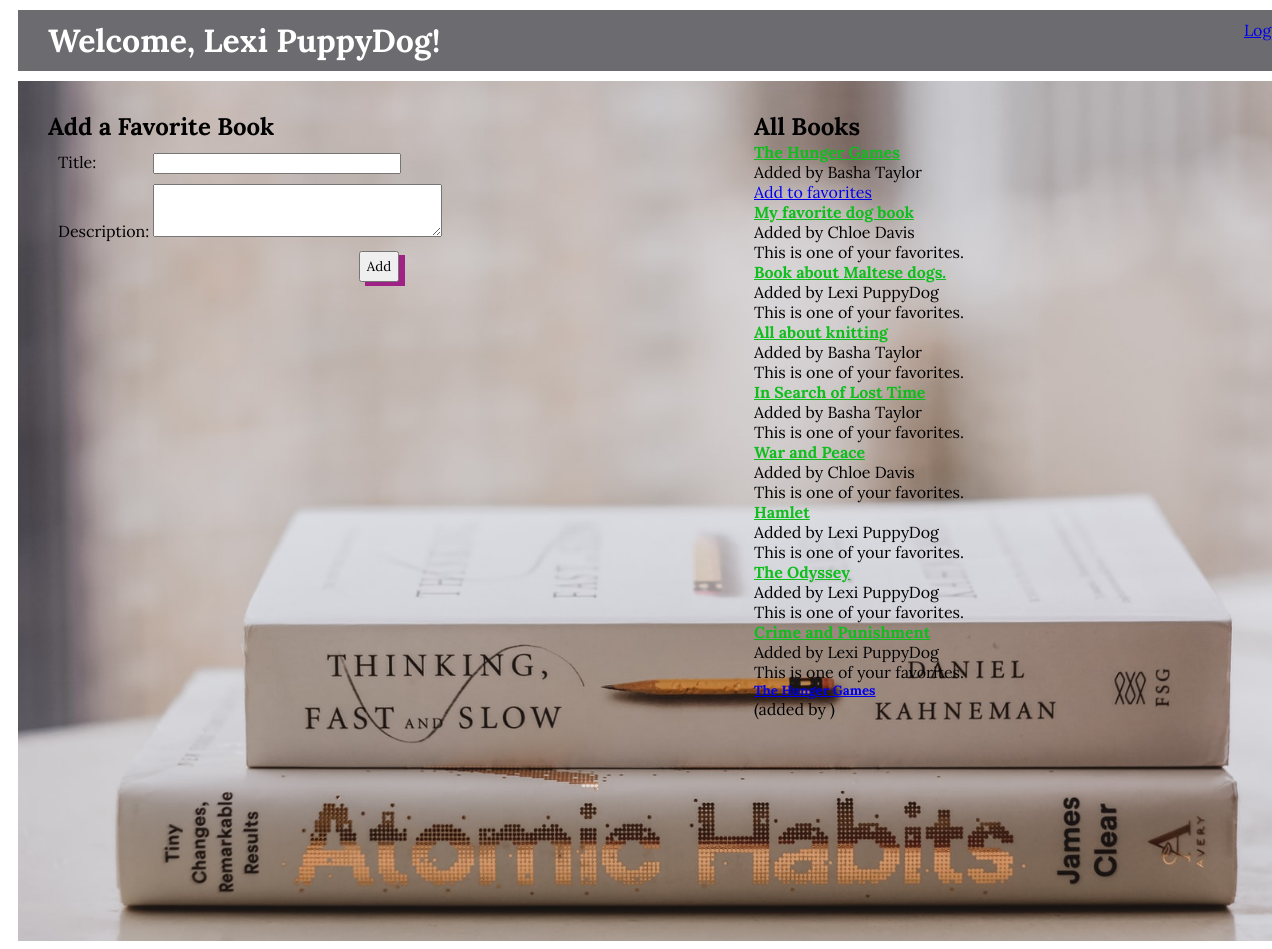
Page /books (signed in) on the committed database.
### favorite_books_app/models.py (models this page shows)
class User(models.Model):
    first_name=models.CharField(max_length=45)
    last_name=models.CharField(max_length=45)
    email=models.CharField(max_length=255)
    password=models.CharField(max_length=255)
    created_at=models.DateTimeField(auto_now_add=True)
    updated_at=models.DateTimeField(auto_now=True)
    objects=UserManager()

class Book(models.Model):
    title = models.CharField(max_length = 255)
    description = models.CharField(max_length = 255)
    uploaded_by = models.ForeignKey(User, related_name="books_uploaded", on_delete=models.CASCADE)
    users_who_like = models.ManyToManyField(User, related_name = "liked_books")
    created_at = models.DateTimeField(auto_now_add=True)
    updated_at = models.DateTimeField(auto_now=True)
    objects = BookManager()

### favorite_books_app/views.py (the view)
# urls.py: path('books', views.index),#main/welcome page
def index(request):
    context = {
        'user': User.objects.get(id=request.session['userid']),
        'all_books': Book.objects.all(),
    }
    return render(request, "index.html", context)

### favorite_books_app/templates/index.html (shortened to what this page needs)
<!DOCTYPE html>
<html lang="en">
<head>
    {% load static %}
    <link rel="stylesheet" href="{% static 'css/books.css' %}">
</head>
<body>
    <div id="header">
        <h1>Welcome, {{user.first_name}} {{user.last_name}}!</h1><br>
        <a id="log_out_link" href="/">Log Out</a>
    </div>
    <div id="main">
        <div class="wrapper">
            <h2>Add a Favorite Book</h2>
            <form action="/books/add" method="POST">
                <div id="two_divs">
                    <div id='favorite_div'>
                        <label id="title_control" for="title">Title: </label>
                        <input class="form-group" id="title_boxctrl" type="text" name="title" class="description">
                    </div>
                    <div id='favorite_div_2'>
                        <label for="description">Description: </label>
                        <textarea class="form-group" name="description" type="text" class="description" cols="34"
                            rows="3"></textarea>
                    </div>
                </div>
                <button id="add_btn" type="submit" class="btn float">Add</button>
            </form>
        </div>
        <div id="bottom_div">
            <h2>All Books</h2>
            {% for book in all_books %}
                <h5><a href="/books/{{book.id}}" id="book_title">{{book.title}}</a></h5>
                <p>Added by {{book.uploaded_by.first_name}} {{book.uploaded_by.last_name}}</p>
                {% if user in book.users_who_like.all %}
                    <p>This is one of your favorites.</p>
                {% else %}
                    <a href="/books/{{book.id}}/favorite">Add to favorites</a>
                {% endif %}
            {% endfor %}
            {% for book in all_books %}
            {% if user not in book.users_who_like.all %}
            <div class="row">
                <h5><a href="/books/{{book.id}}">{{book.title}}</a></h5>
                <p>(added by {{book.user.first_name}} {{book.user.last_name}})</p>
            </div>
            {% endif %}
            {% endfor %}
        </div>
    </div>
</body>
</html>

### favorite_books_app/static/css/books.css (style rules this page uses)
* { margin: 0px; padding: 0px; font-family: Lora, serif; }
body { margin: 8px; }
#header { display: flex; margin: 10px; width: 100%; background-color:rgb(107, 107, 112); color: white; justify-content: space-between; padding: 10px 30px 10px 30px; }
#main { display: flex; width: 100%; height: 100vh; background-image: url(./images/thinking_book.jpg); background-size: cover; background-repeat: no-repeat; background-position: center; margin: 10px 10px 0 10px; padding: 30px; align-items: top; }
.wrapper { display: flex; flex-direction: column; }
#bottom_div { display: flex; flex-direction: column; }
#two_divs { flex-direction: column; align-items: flex-end; }
#title_control { padding-right: 53px; }
#title_boxctrl { width: 244px; display: inline-block; }
#favorite_div { width: 100%; margin: 10px; }
#favorite_div_2 { flex-direction: row; width: 100%; margin: 10px; }
#add_btn { padding-left: 20px; width: 40px; margin: 0 355px 0 311px; padding: 5px; box-shadow: 6px 4px rgb(159, 33, 134); }
#book_title { color: rgb(15, 190, 29); font-weight: bold; font-size:larger; }

### rows in the picture
User: first_name "Lexi", last_name "PuppyDog"
Book: title "The Hunger Games", uploaded_by.first_name "Basha", uploaded_by.last_name "Taylor"
Book: title "My favorite dog book", uploaded_by.first_name "Chloe", uploaded_by.last_name "Davis", shows "This is one of your favorites."
Book: title "Book about Maltese dogs.", uploaded_by.first_name "Lexi", uploaded_by.last_name "PuppyDog", shows "This is one of your favorites."
Book: title "All about knitting", uploaded_by.first_name "Basha", uploaded_by.last_name "Taylor", shows "This is one of your favorites."
Book: title "In Search of Lost Time", uploaded_by.first_name "Basha", uploaded_by.last_name "Taylor", shows "This is one of your favorites."
Book: title "War and Peace", uploaded_by.first_name "Chloe", uploaded_by.last_name "Davis", shows "This is one of your favorites."
Book: title "Hamlet", uploaded_by.first_name "Lexi", uploaded_by.last_name "PuppyDog", shows "This is one of your favorites."
Book: title "The Odyssey", uploaded_by.first_name "Lexi", uploaded_by.last_name "PuppyDog", shows "This is one of your favorites."
Book: title "Crime and Punishment", uploaded_by.first_name "Lexi", uploaded_by.last_name "PuppyDog", shows "This is one of your favorites."
